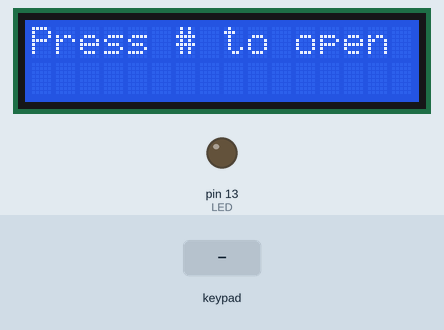
The sketch below on a simulated Arduino Mega 2560, built with avr-gcc and run on an emulated ATmega2560. On the bench: 16×2 character LCD, output pins drawn as LEDs (lit = HIGH). The test bench sets the inputs (shaded band). Storage starts empty; what the sketch prints to the serial monitor is not drawn.

Above: at 1.4 s.
1.5 s: key 'A' pressed
At 2.7 s:
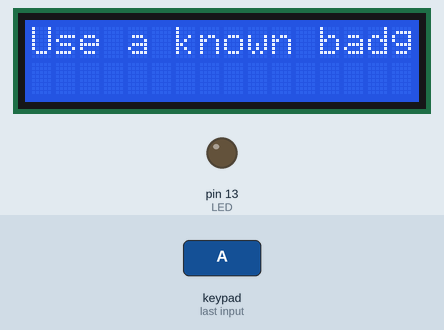
Timing chart, 0 to 4.5 s (numbered marks = the images above; inputs shaded):
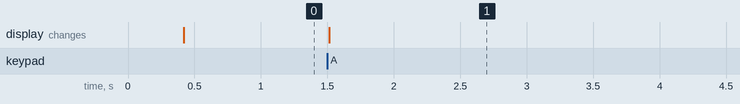

The sketch:

Evault.ino
```cpp
#include "File/CoffreFort.h"
#include "File/nfc.h"
//#include "donees.h"

#define LED 13
#define NB_BADGE_KNOWN 10

char add=0;


int test=0;

static int NbID = 2;


static unsigned char knownId[NB_BADGE_KNOWN][5] = {{0x52, 0xA3, 0xAA, 0x56, 0xD9},
                                                   {0x00, 0x33, 0x72, 0x28, 0x01}};
//static String NameId[10]={"NewID","Aurelien"};

static char KnownPassword[NB_BADGE_KNOWN][4]={{'1','1','1','1'},
                                              {'1','2','3','4'}};


void setup(){
  Serial.begin(9600); // open serial with PC
  Serial1.begin(115200);  //open serial1 with device


  myservo.write(90);
  lcd.begin(16, 2);

  wake_card();
  delay(100);
  read_ACK(15);
  delay(100);
  display(15);
  pinMode(LED, OUTPUT);
  digitalWrite(LED,LOW);


}


void loop(){


  if(!test){
    SaveToSD(KnownPassword,knownId,NbID);
    //ReadSD(KnownPassword,knownId,&NbID);
    test ++;
    Serial.println();
    Serial.println("Press # to open the volt");

    lcd.clear();
    lcd.setCursor(0, 0);
    lcd.print("Press # to open");

  }

  //Serial.println(NbID);

 //PrintAllID(knownId,NbID);
  char key=0;

  key = keypad.getKey();


    if (key){
      if(key=='#') {
        if(WaitToUnlock(KnownPassword,knownId,NbID))
          while(!WaitTolock(KnownPassword,knownId,NbID));
      }else if (key == 'A'){ //Pour ajouter un nouvel utilisateur placer le badge et appuyer sur #
        addNewId(KnownPassword,knownId,&NbID);
        Serial.println(NbID);
      }
    }


 // WaitTolock();
}
```

CoffreFort.h
```cpp
//CoffreFort_H

#ifndef COFFREFORT_H
#define COFFREFORT_H 1

#include "nfc.h"
#include <Keypad.h>
#include <SPI.h>
#include <SD.h>
#include <Servo.h>
#include <LiquidCrystal.h>
//#include "donees.h"

#define PAD_ROWS  4 //four rows
#define PAD_COLS  4 //three columns

/*typedef struct {
	char KnownPassword;
	unsigned char knownId[5];
}Ids;*/

static const char keys[PAD_ROWS][PAD_COLS] = {
  	{'1','2','3','A'},
    {'4','5','6','B'},
    {'7','8','9','C'},
    {'*','0','#','D'}
};
static byte rowPins[PAD_ROWS] = {31+2, 33+2, 35+2, 37+2}; //connect to the row pinouts of the keypad
static byte colPins[PAD_COLS] = {39+2, 41+2, 43+2, 45+2}; //connect to the column pinouts of the keypad
static Keypad keypad = Keypad( makeKeymap(keys), rowPins, colPins, PAD_ROWS, PAD_COLS );


static Servo myservo;
static LiquidCrystal lcd(22, 23, 24, 25, 26, 27);


char PrintAllID(unsigned char knownId[][5],int* NbID);
char GetPassword(int nbNomber, char* password);
char ComparePassword(int nbNomber, char* password,char IdSelected, char KnownPassword[][4],int* NbID);
char addNewId(char KnownPassword[][4],unsigned char knownId[][5],int* NbID);
int SaveToSD(char KnownPassword[][4],unsigned char knownId[][5],int NbID);
int ReadSD(char KnownPassword[][4],unsigned char knownId[][5],int* NbID);
int WaitTolock(const char KnownPassword[][4],const unsigned char knownId[][5],const int NbID);
int WaitToUnlock(const char KnownPassword[][4],const unsigned char knownId[][5],const int NbID);
void OpenDoor();
void CloseDoor();


#endif
```

nfc.h
```cpp
#ifndef NFC_H
#define NFC_H
//#include "donees.h"


#if defined(ARDUINO) && ARDUINO >= 100
#include "Arduino.h"
#define print1Byte(args) Serial1.write(args)
#define print1lnByte(args)  Serial1.write(args),Serial1.println()
#else
#include "WProgram.h"
#define print1Byte(args) Serial1.print(args,BYTE)
#define print1lnByte(args)  Serial1.println(args,BYTE)
#endif


const unsigned char wake[24]={
  0x55, 0x55, 0x00, 0x00, 0x00, 0x00, 0x00, 0x00, 0x00, 0x00, \
0x00, 0x00, 0x00, 0x00, 0x00, 0x00, 0xff, 0x03, 0xfd, 0xd4, 0x14, 0x01, 0x17, 0x00};//wake up NFC module

const unsigned char firmware[9]={
  0x00, 0x00, 0xFF, 0x02, 0xFE, 0xD4, 0x02, 0x2A, 0x00};//

const unsigned char tag[11]={
  0x00, 0x00, 0xFF, 0x04, 0xFC, 0xD4, 0x4A, 0x01, 0x00, 0xE1, 0x00};//detecting tag command

const unsigned char std_ACK[25] = {
  0x00, 0x00, 0xFF, 0x00, 0xFF, 0x00, 0x00, 0x00, 0xFF, 0x0C, \
0xF4, 0xD5, 0x4B, 0x01, 0x01, 0x00, 0x04, 0x08, 0x04, 0x00, 0x00, 0x00, 0x00, 0x4b, 0x00};


int VerifId(unsigned char *, unsigned char knownId[][5], int* NbID);
void PrintId(unsigned char * );
char ReadBadge(unsigned char *);
void copy_id (void);
char cmp_id (void);
int test_ACK (void);
void send_id (void);
void UART1_Send_Byte(unsigned char command_data);
void UART_Send_Byte(unsigned char command_data);
void read_ACK(unsigned char temp);
void wake_card(void);//send wake[] to device
void firmware_version(void);//send fireware[] to device
void send_tag(void);//send tag[] to device
void display(unsigned char tem);//send receive_ACK[] to PC

#endif
```

Measured:
- after the input at 1.5 s, the display: changes at once (image 1)
